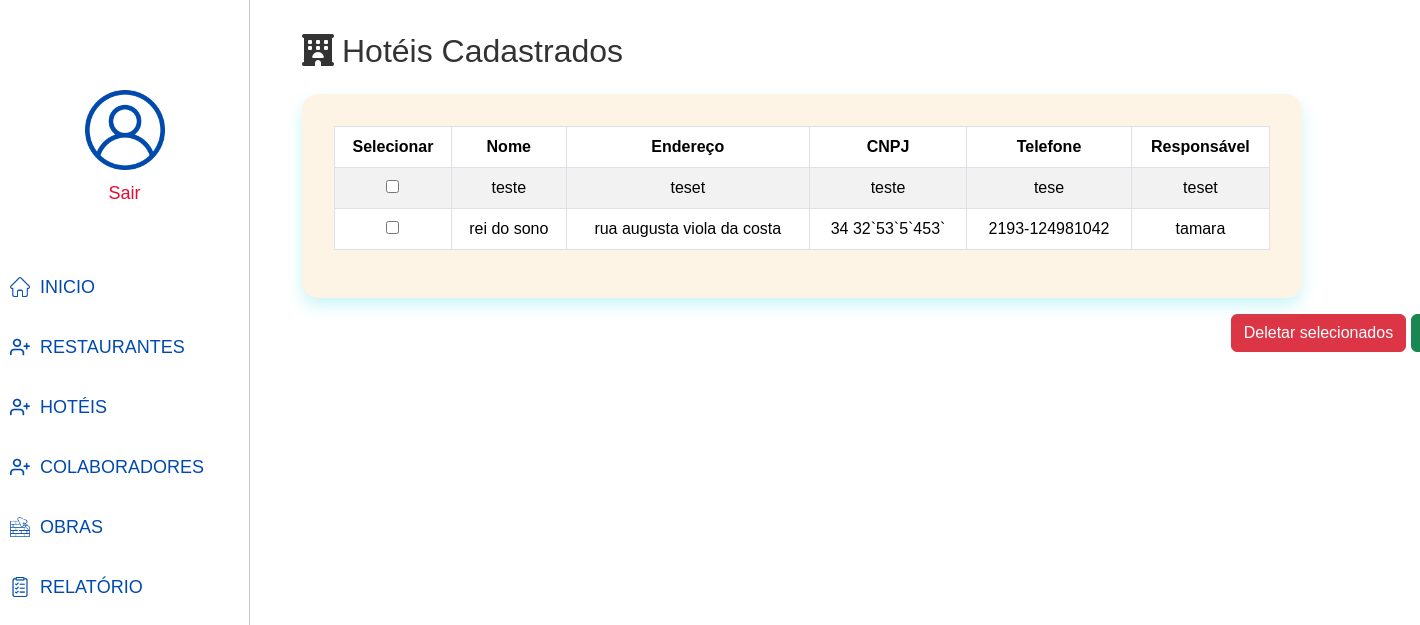
Page /listar-hoteis/ (signed in) on the earlier database version.
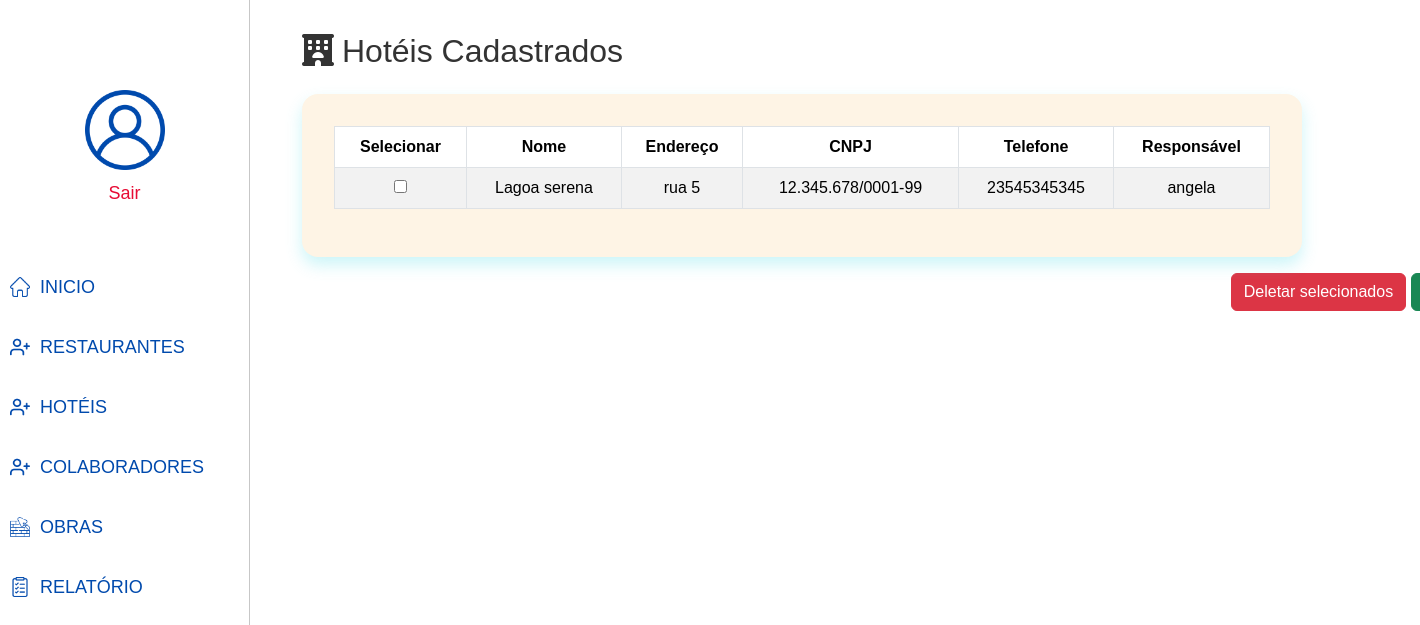
Same page on the later database version.
### Sistema/models.py (models this page shows)
class Hotel(models.Model):
    nome = models.CharField(
        max_length=100,
        verbose_name="Nome do Hotel"
    )
    cnpj = models.CharField(
        max_length=18,
        unique=True,
        verbose_name="CNPJ"
    )
    cidade = models.CharField(
        max_length=18,
        unique=True,
        verbose_name="Cidade"
    )
    endereco = models.TextField(
        verbose_name="Endereço Completo"
    )
    telefone = models.CharField(
        max_length=15,
        verbose_name="Telefone"
    )
    responsavel = models.CharField(
        max_length=100,
        verbose_name="Responsável"
    )

### Sistema/views.py (the view)
# urls.py: path('listar-hoteis/', views.listar_hoteis, name='listar-hoteis'),
@login_required
def listar_hoteis(request):
    hotel = Hotel.objects.all()
    context = {'hotel': hotel}
    return render (request, 'lista-hoteis.html', context)

### Sistema/templates/lista-hoteis.html (shortened to what this page needs)
{% load static %}
<!DOCTYPE html>
<html lang="pt-BR">
<head>
  <link href="https://cdn.jsdelivr.net/npm/bootstrap@5.3.3/dist/css/bootstrap.min.css" rel="stylesheet">
  <link href="https://cdnjs.cloudflare.com/ajax/libs/font-awesome/6.5.0/css/all.min.css" rel="stylesheet">
</head>
<body>
<div class="sidebar">
  <img src="{% static 'imagens/blue_version/user.png' %}" alt="user" height="80px" width="80px"
       style="display: block; margin:auto; margin-bottom: 10px; margin-top: 90px;">
  <div class="logout-container">
    <form method="POST" action="{% url 'logout' %}">
      <button type="submit" class="sair-btn">Sair</button>
    </form>
  </div>
  <a href="{% url 'home' %}">
    <img src="{% static 'imagens/blue_version/home.png' %}" alt="home" height="20px" width="20px" style="margin-right: 10px;margin-left: 10px;">
    INICIO
  </a>
  <a href="{% url 'listar-restaurantes' %}">
    <img src="{% static 'imagens/blue_version/plus.png' %}" alt="restaurantes" height="20px" width="20px" style="margin-right: 10px;margin-left: 10px;">
    RESTAURANTES
  </a>
  <a href="{% url 'listar-hoteis' %}">
    <img src="{% static 'imagens/blue_version/plus.png' %}" alt="hotéis" height="20px" width="20px" style="margin-right: 10px;margin-left: 10px;">
    HOTÉIS
  </a>
  <a href="{% url 'listar-colaboradores' %}">
    <img src="{% static 'imagens/blue_version/plus.png' %}" alt="colaboradores" height="20px" width="20px" style="margin-right: 10px;margin-left: 10px;">
    COLABORADORES
  </a>
  <a href="{% url 'listar-obras' %}">
    <img src="{% static 'imagens/blue_version/brickwall.png' %}" alt="obras" height="20px" width="20px" style="margin-right: 10px;margin-left: 10px;">
    OBRAS
  </a>
  <a href="{% url 'relatorio' %}">
    <img src="{% static 'imagens/blue_version/to-do-list.png' %}" alt="relatório" height="20px" width="20px" style="margin-right: 10px;margin-left: 10px;">
    RELATÓRIO
  </a>
</div>
<div class="container container-main">
  <form method="POST" action="{% url 'deletar-generico' %}">
    <div class="d-flex justify-content-between align-items-center mb-3">
      <h2><i class="fas fa-hotel me-2"></i>Hotéis Cadastrados</h2>
    </div>
    <div class="card">
      <div class="table-responsive">
        <table class="table table-striped table-bordered text-center align-middle">
          <thead>
            <tr>
              <th>Selecionar</th>
              <th>Nome</th>
              <th>Endereço</th>
              <th>CNPJ</th>
              <th>Telefone</th>
              <th>Responsável</th>
            </tr>
          </thead>
          <tbody>
            {% for hotel in hotel %}
              <tr>
                <td>
                  <input type="checkbox" name="ids" value="{{ hotel.id }}">
                </td>
                <td>{{ hotel.nome }}</td>
                <td>{{ hotel.endereco }}</td>
                <td>{{ hotel.cnpj }}</td>
                <td>{{ hotel.telefone }}</td>
                <td>{{ hotel.responsavel }}</td>
              </tr>
            {% empty %}
              <tr>
                <td colspan="6" class="text-center text-danger">
                  Nenhum hotel cadastrado.
                </td>
              </tr>
            {% endfor %}
          </tbody>
        </table>
      </div>
    </div>
    <div class="text-end mt-3">
      <button type="submit" class="btn btn-danger" onclick="return confirm('Tem certeza que deseja deletar os itens selecionados?')">
        Deletar selecionados
      </button>
      <a href="{% url 'cadastrar-hotel' %}" class="btn btn-success">
    </a>
    </div>
  </form>
</div>
</body>
</html>

### Sistema/templates/lista-hoteis.html (style rules this page uses)
body { background: #ffffff; color: #333; margin: 0; padding: 0; font-family: 'Gill Sans', 'Gill Sans MT', Calibri, 'Trebuchet MS', sans-serif; }
.sidebar { width: 250px; height: 100vh; background-color: #ffffff; flex-direction: column; position: fixed; border-right: 1px solid rgb(199, 199, 199); }
.sidebar a:not(.sair) { font-size: 18px; color: #004aad; display: inline-flex; align-items: center; height: 60px; width: 250px; text-align: left; text-decoration: none; transition: background-color 0.7s ease; }
.sair-btn { font-size: 18px; color: #e70b34; background: none; border: none; padding: 0; text-decoration: none; cursor: pointer; }
.logout-container { text-align: center; margin-bottom: 50px; }
.container-main { margin-left: 270px; padding: 2rem; }
.card { border: none; border-radius: 1rem; box-shadow: 0 0.5rem 1rem rgba(86, 223, 233, 0.3); background-color: #fef4e5; color: #333; padding: 2rem; width: 100%; max-width: 1000px; overflow-x: auto; }
.table thead { background-color: #fcfcfc; color: white; }
th, td { white-space: nowrap; }

Differences in the rows shown:
removed Hotel: nome "teste", endereco "teset", cnpj "teste", telefone "tese", responsavel "teset"
removed Hotel: nome "rei do sono", endereco "rua augusta viola da costa", cnpj "34 32`53`5`453`", telefone "2193-124981042", responsavel "tamara"
added Hotel: nome "Lagoa serena", endereco "rua 5", cnpj "12.345.678/0001-99", telefone "23545345345", responsavel "angela"
